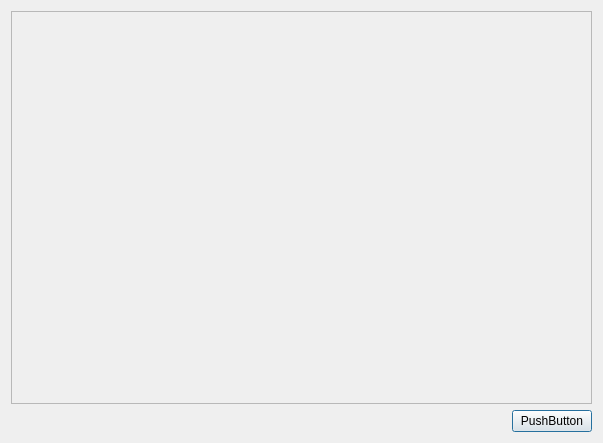
<?xml version="1.0" encoding="UTF-8"?>
<ui version="4.0">
 <class>PlotDialog</class>
 <widget class="QDialog" name="PlotDialog">
  <property name="geometry">
   <rect>
    <x>0</x>
    <y>0</y>
    <width>603</width>
    <height>443</height>
   </rect>
  </property>
  <property name="windowTitle">
   <string>Dialog</string>
  </property>
  <layout class="QVBoxLayout" name="verticalLayout">
   <item>
    <widget class="QFrame" name="frame">
     <property name="frameShape">
      <enum>QFrame::StyledPanel</enum>
     </property>
     <property name="frameShadow">
      <enum>QFrame::Raised</enum>
     </property>
    </widget>
   </item>
   <item>
    <layout class="QHBoxLayout" name="horizontalLayout">
     <item>
      <spacer name="horizontalSpacer">
       <property name="orientation">
        <enum>Qt::Horizontal</enum>
       </property>
       <property name="sizeHint" stdset="0">
        <size>
         <width>40</width>
         <height>20</height>
        </size>
       </property>
      </spacer>
     </item>
     <item>
      <widget class="QPushButton" name="buttonPlot">
       <property name="text">
        <string>PushButton</string>
       </property>
      </widget>
     </item>
    </layout>
   </item>
  </layout>
 </widget>
 <resources/>
 <connections/>
</ui>
